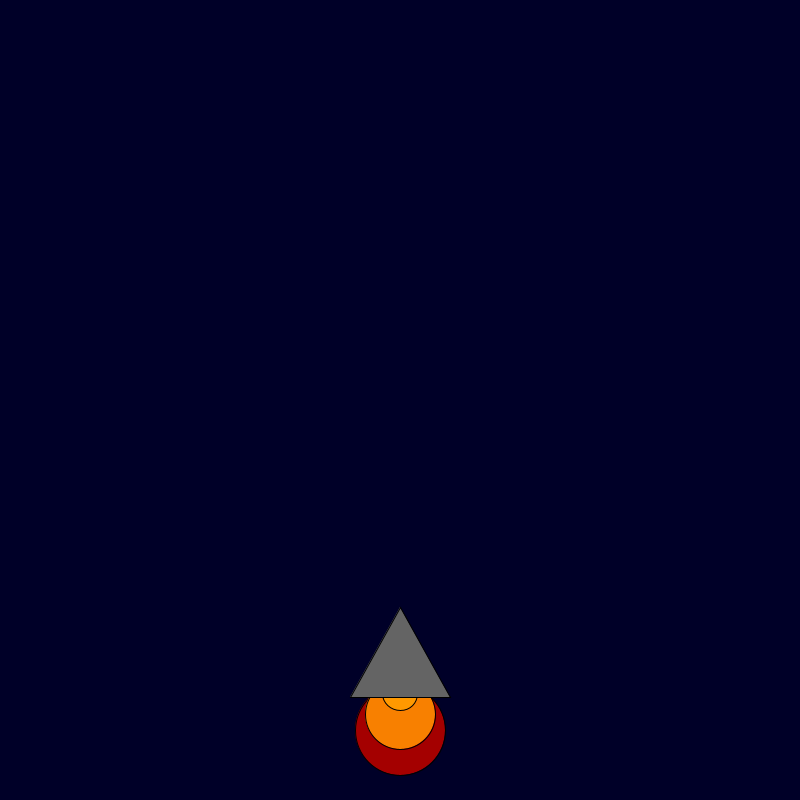
Frame 1 (no input)
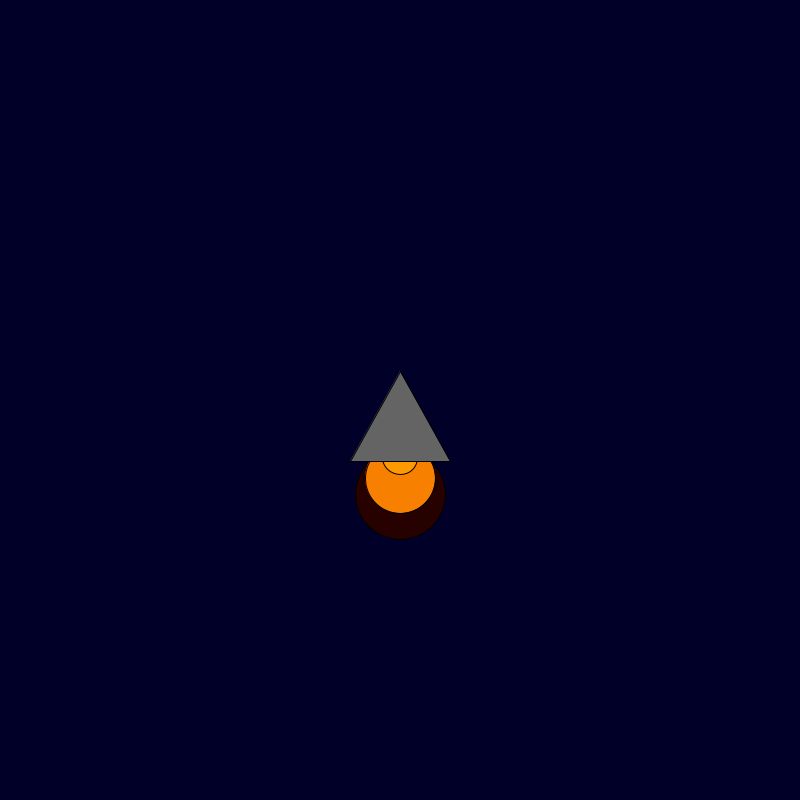
Frame 60 (the mouse pressed at the canvas centre just before this capture)
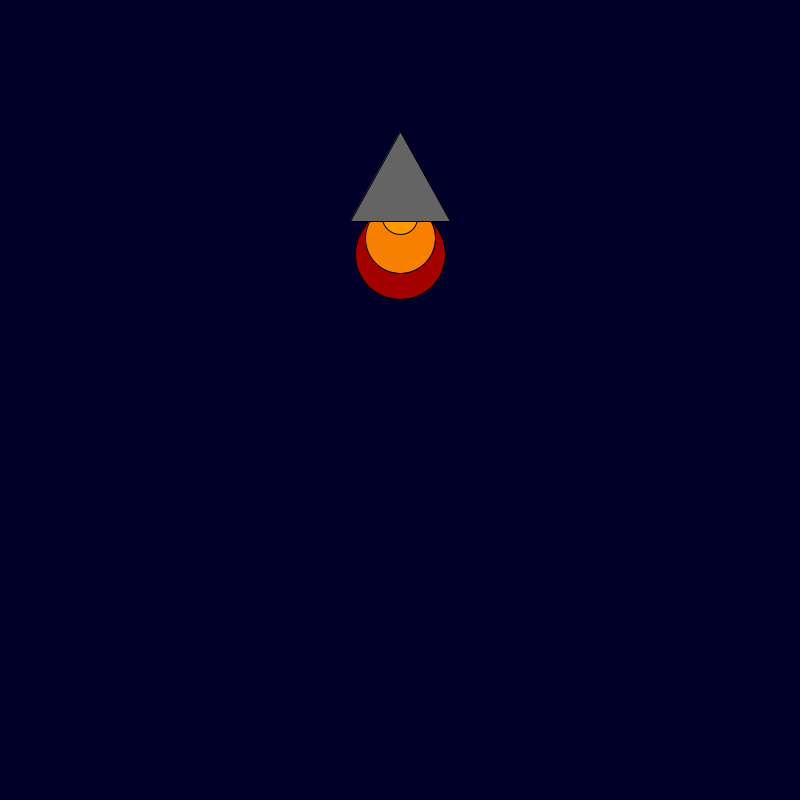
Frame 120 (the mouse held since frame 60 and released just before this capture)

The Processing sketch that drew these frames (run headless with seeded random() and noise(); from frame 60 on, the mouse is pressed at the canvas centre):

// Processing sketch: sketch_200321a
// ── sketch_200321a.pde
int x = 400; 
int y = 600; 

void setup() {
    smooth();
    background(0, 0, 40); size(800, 800);

}

void draw() {
    background(0, 0, 40);
    fill(random(255), 0, 0);
    ellipse(x, y + 130, 90, 90);
    y = y-1;
    fill(248, 128, 0);
    ellipse(x, y + 115, 70, 70);
    y = y-1;
    fill(255, 153, 0);
    ellipse(x, y + 95, 35, 35);
    y = y-1;
    fill(100, 100, 100);
    triangle(x, y + 10, x + 50, y + 100, x - 50, y + 100);
    y = y-1;

}
